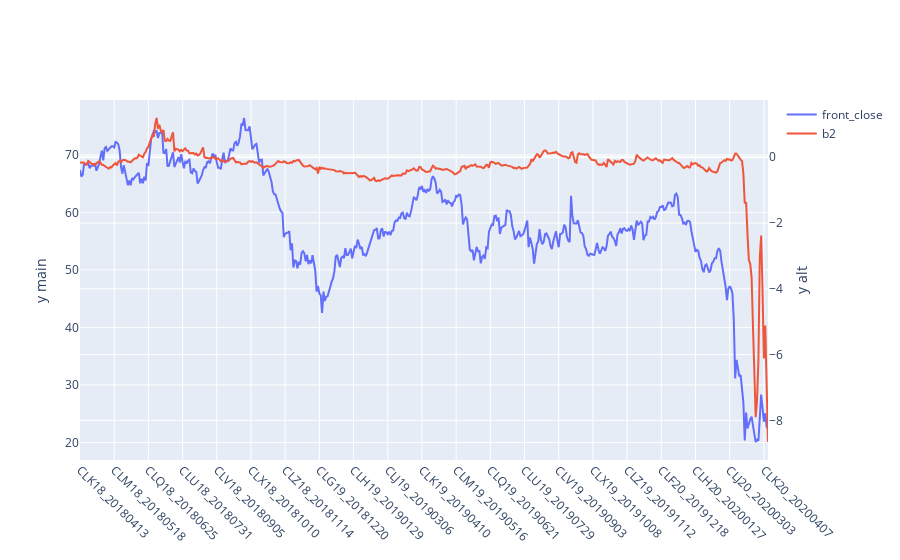

The notebook cell saved with this chart:
### Markdown cell above
### Display the **b2 coefficient** which discribes the curvature of the forward curve

### Code cell
df_temp = df_csm_close_percent[['yyyymmdd','front','b2']].copy()
df_temp['x'] = df_temp.apply(lambda r: f'{r.front}_{r.yyyymmdd}',axis=1)
# df_temp['contango_coefficent'] = df_temp.apply(lambda r: (r.b1 + r.b2)*1000,axis=1)
b2_magnify = 1000 #df_temp.iloc[0].b1/df_temp.iloc[0].b2
df_temp.b2 = df_temp.b2.apply(lambda v: v*b2_magnify)
df_temp['front_close'] = df_csm_close2[1].values
# iplot(plotly_plot(df_temp[['x','front_close','contango_coefficent']],x_column='x',yaxis2_cols=['contango_coefficent']))
iplot(plotly_plot(df_temp[['x','front_close','b2']],x_column='x',yaxis2_cols=['b2']))

### Figure 1 — Plotly figure (JSON) as saved in the notebook; plotly's stock layout.template omitted (floating-point values rounded to 4 significant figures; data arrays with more than 128 entries replaced by an {"elided": "..."} marker saying what was removed)
{"data": [{"name": "front_close", "type": "scatter", "x": {"elided": "504 str values"}, "y": {"elided": "504 float values"}, "yaxis": "y"}, {"name": "b2", "type": "scatter", "x": {"elided": "504 str values"}, "y": {"elided": "504 float values"}, "yaxis": "y2"}], "layout": {"margin": {"b": 100}, "xaxis": {"tickangle": 45, "ticktext": ["CLK18_20180413", "CLM18_20180518", "CLQ18_20180625", "CLU18_20180731", "CLV18_20180905", "CLX18_20181010", "CLZ18_20181114", "CLG19_20181220", "CLH19_20190129", "CLJ19_20190306", "CLK19_20190410", "CLM19_20190516", "CLQ19_20190621", "CLU19_20190729", "CLV19_20190903", "CLX19_20191008", "CLZ19_20191112", "CLF20_20191218", "CLH20_20200127", "CLJ20_20200303", "CLK20_20200407"], "tickvals": ["CLK18_20180413", "CLM18_20180518", "CLQ18_20180625", "CLU18_20180731", "CLV18_20180905", "CLX18_20181010", "CLZ18_20181114", "CLG19_20181220", "CLH19_20190129", "CLJ19_20190306", "CLK19_20190410", "CLM19_20190516", "CLQ19_20190621", "CLU19_20190729", "CLV19_20190903", "CLX19_20191008", "CLZ19_20191112", "CLF20_20191218", "CLH20_20200127", "CLJ20_20200303", "CLK20_20200407"], "type": "category"}, "yaxis": {"title": {"text": "y main"}}, "yaxis2": {"overlaying": "y", "side": "right", "title": {"text": "y alt"}}}}
